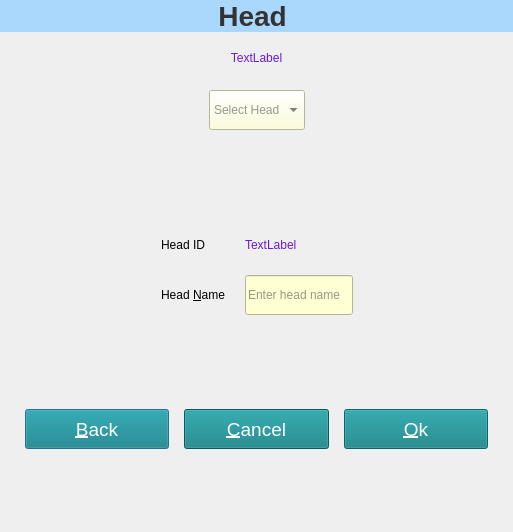
<?xml version="1.0" encoding="UTF-8"?>
<ui version="4.0">
 <class>HeadWindow</class>
 <widget class="QDialog" name="HeadWindow">
  <property name="windowModality">
   <enum>Qt::ApplicationModal</enum>
  </property>
  <property name="geometry">
   <rect>
    <x>0</x>
    <y>0</y>
    <width>513</width>
    <height>532</height>
   </rect>
  </property>
  <property name="font">
   <font/>
  </property>
  <property name="windowTitle">
   <string>Expense Tracker</string>
  </property>
  <property name="windowIcon">
   <iconset>
    <normaloff>:/icons/expense_tracker_sm.png</normaloff>:/icons/expense_tracker_sm.png</iconset>
  </property>
  <property name="styleSheet">
   <string notr="true"/>
  </property>
  <property name="modal">
   <bool>true</bool>
  </property>
  <layout class="QVBoxLayout" name="verticalLayout">
   <property name="spacing">
    <number>6</number>
   </property>
   <property name="leftMargin">
    <number>0</number>
   </property>
   <property name="topMargin">
    <number>0</number>
   </property>
   <property name="rightMargin">
    <number>0</number>
   </property>
   <property name="bottomMargin">
    <number>0</number>
   </property>
   <item>
    <widget class="QLabel" name="labelHeading">
     <property name="font">
      <font>
       <pointsize>14</pointsize>
       <bold>true</bold>
       <underline>false</underline>
      </font>
     </property>
     <property name="styleSheet">
      <string notr="true">color: rgb(51, 51, 51);
background-color: rgb(169, 216, 252);</string>
     </property>
     <property name="text">
      <string>&lt;h2&gt;Head
</string>
     </property>
     <property name="alignment">
      <set>Qt::AlignCenter</set>
     </property>
     <property name="margin">
      <number>10</number>
     </property>
    </widget>
   </item>
   <item>
    <widget class="QLabel" name="labelMessage">
     <property name="minimumSize">
      <size>
       <width>0</width>
       <height>40</height>
      </size>
     </property>
     <property name="font">
      <font/>
     </property>
     <property name="styleSheet">
      <string notr="true">color: rgb(102, 26, 216);</string>
     </property>
     <property name="text">
      <string>TextLabel</string>
     </property>
     <property name="alignment">
      <set>Qt::AlignCenter</set>
     </property>
     <property name="margin">
      <number>10</number>
     </property>
    </widget>
   </item>
   <item>
    <layout class="QHBoxLayout" name="comboLayout">
     <property name="spacing">
      <number>10</number>
     </property>
     <property name="leftMargin">
      <number>25</number>
     </property>
     <property name="topMargin">
      <number>6</number>
     </property>
     <property name="rightMargin">
      <number>25</number>
     </property>
     <property name="bottomMargin">
      <number>6</number>
     </property>
     <item>
      <spacer name="horizontalSpacer">
       <property name="orientation">
        <enum>Qt::Horizontal</enum>
       </property>
       <property name="sizeHint" stdset="0">
        <size>
         <width>40</width>
         <height>20</height>
        </size>
       </property>
      </spacer>
     </item>
     <item>
      <widget class="QComboBox" name="comboHead">
       <property name="minimumSize">
        <size>
         <width>0</width>
         <height>40</height>
        </size>
       </property>
       <property name="font">
        <font/>
       </property>
       <property name="styleSheet">
        <string notr="true">background-color: rgb(254, 255, 211);
color: rgb(51, 51, 51);</string>
       </property>
       <property name="placeholderText">
        <string>Select Head</string>
       </property>
      </widget>
     </item>
     <item>
      <spacer name="horizontalSpacer_2">
       <property name="orientation">
        <enum>Qt::Horizontal</enum>
       </property>
       <property name="sizeHint" stdset="0">
        <size>
         <width>40</width>
         <height>20</height>
        </size>
       </property>
      </spacer>
     </item>
    </layout>
   </item>
   <item>
    <spacer name="verticalSpacer_2">
     <property name="orientation">
      <enum>Qt::Vertical</enum>
     </property>
     <property name="sizeHint" stdset="0">
      <size>
       <width>20</width>
       <height>52</height>
      </size>
     </property>
    </spacer>
   </item>
   <item>
    <layout class="QHBoxLayout" name="horizontalLayout_2">
     <item>
      <spacer name="horizontalSpacer_3">
       <property name="orientation">
        <enum>Qt::Horizontal</enum>
       </property>
       <property name="sizeHint" stdset="0">
        <size>
         <width>40</width>
         <height>20</height>
        </size>
       </property>
      </spacer>
     </item>
     <item>
      <layout class="QFormLayout" name="formLayout">
       <property name="horizontalSpacing">
        <number>20</number>
       </property>
       <property name="verticalSpacing">
        <number>10</number>
       </property>
       <property name="leftMargin">
        <number>25</number>
       </property>
       <property name="topMargin">
        <number>6</number>
       </property>
       <property name="rightMargin">
        <number>25</number>
       </property>
       <property name="bottomMargin">
        <number>6</number>
       </property>
       <item row="1" column="0">
        <widget class="QLabel" name="labelHeadId">
         <property name="minimumSize">
          <size>
           <width>0</width>
           <height>40</height>
          </size>
         </property>
         <property name="font">
          <font/>
         </property>
         <property name="text">
          <string>Head ID</string>
         </property>
        </widget>
       </item>
       <item row="1" column="1">
        <widget class="QLabel" name="labelDispalyId">
         <property name="minimumSize">
          <size>
           <width>0</width>
           <height>40</height>
          </size>
         </property>
         <property name="font">
          <font/>
         </property>
         <property name="styleSheet">
          <string notr="true">color: rgb(102, 26, 216);</string>
         </property>
         <property name="text">
          <string>TextLabel</string>
         </property>
        </widget>
       </item>
       <item row="2" column="0">
        <widget class="QLabel" name="labelHeadName">
         <property name="minimumSize">
          <size>
           <width>0</width>
           <height>40</height>
          </size>
         </property>
         <property name="font">
          <font/>
         </property>
         <property name="text">
          <string>Head &amp;Name</string>
         </property>
         <property name="buddy">
          <cstring>editHeadName</cstring>
         </property>
        </widget>
       </item>
       <item row="2" column="1">
        <widget class="QLineEdit" name="editHeadName">
         <property name="minimumSize">
          <size>
           <width>0</width>
           <height>40</height>
          </size>
         </property>
         <property name="font">
          <font/>
         </property>
         <property name="styleSheet">
          <string notr="true">background-color: rgb(254, 255, 211);
color: rgb(51, 51, 51);</string>
         </property>
         <property name="maxLength">
          <number>32</number>
         </property>
         <property name="placeholderText">
          <string>Enter head name</string>
         </property>
        </widget>
       </item>
      </layout>
     </item>
     <item>
      <spacer name="horizontalSpacer_4">
       <property name="orientation">
        <enum>Qt::Horizontal</enum>
       </property>
       <property name="sizeHint" stdset="0">
        <size>
         <width>40</width>
         <height>20</height>
        </size>
       </property>
      </spacer>
     </item>
    </layout>
   </item>
   <item>
    <spacer name="verticalSpacer_3">
     <property name="orientation">
      <enum>Qt::Vertical</enum>
     </property>
     <property name="sizeHint" stdset="0">
      <size>
       <width>20</width>
       <height>51</height>
      </size>
     </property>
    </spacer>
   </item>
   <item>
    <layout class="QHBoxLayout" name="buttonLayout">
     <property name="spacing">
      <number>15</number>
     </property>
     <property name="leftMargin">
      <number>25</number>
     </property>
     <property name="topMargin">
      <number>6</number>
     </property>
     <property name="rightMargin">
      <number>25</number>
     </property>
     <property name="bottomMargin">
      <number>6</number>
     </property>
     <item>
      <widget class="QPushButton" name="buttonBack">
       <property name="minimumSize">
        <size>
         <width>0</width>
         <height>40</height>
        </size>
       </property>
       <property name="font">
        <font>
         <pointsize>14</pointsize>
         <bold>false</bold>
        </font>
       </property>
       <property name="styleSheet">
        <string notr="true">background-color: rgb(10, 125, 130);
color: rgb(255, 255, 255);</string>
       </property>
       <property name="text">
        <string>&amp;Back</string>
       </property>
       <property name="icon">
        <iconset resource="../src/resource.qrc">
         <normaloff>:/icons/icons/back.png</normaloff>:/icons/icons/back.png</iconset>
       </property>
      </widget>
     </item>
     <item>
      <widget class="QPushButton" name="buttonCancel">
       <property name="enabled">
        <bool>true</bool>
       </property>
       <property name="minimumSize">
        <size>
         <width>0</width>
         <height>40</height>
        </size>
       </property>
       <property name="font">
        <font>
         <pointsize>14</pointsize>
         <bold>false</bold>
        </font>
       </property>
       <property name="styleSheet">
        <string notr="true">background-color: rgb(10, 125, 130);
color: rgb(255, 255, 255);</string>
       </property>
       <property name="text">
        <string>&amp;Cancel</string>
       </property>
       <property name="icon">
        <iconset resource="../src/resource.qrc">
         <normaloff>:/icons/icons/cancel.png</normaloff>:/icons/icons/cancel.png</iconset>
       </property>
      </widget>
     </item>
     <item>
      <widget class="QPushButton" name="buttonOk">
       <property name="enabled">
        <bool>false</bool>
       </property>
       <property name="minimumSize">
        <size>
         <width>0</width>
         <height>40</height>
        </size>
       </property>
       <property name="font">
        <font>
         <pointsize>14</pointsize>
         <bold>false</bold>
        </font>
       </property>
       <property name="styleSheet">
        <string notr="true">background-color: rgb(10, 125, 130);
color: rgb(255, 255, 255);</string>
       </property>
       <property name="text">
        <string>&amp;Ok</string>
       </property>
       <property name="icon">
        <iconset resource="../src/resource.qrc">
         <normaloff>:/icons/icons/ok.png</normaloff>:/icons/icons/ok.png</iconset>
       </property>
      </widget>
     </item>
    </layout>
   </item>
   <item>
    <spacer name="verticalSpacer_4">
     <property name="orientation">
      <enum>Qt::Vertical</enum>
     </property>
     <property name="sizeHint" stdset="0">
      <size>
       <width>20</width>
       <height>52</height>
      </size>
     </property>
    </spacer>
   </item>
  </layout>
 </widget>
 <tabstops>
  <tabstop>editHeadName</tabstop>
  <tabstop>buttonOk</tabstop>
  <tabstop>buttonBack</tabstop>
 </tabstops>
 <resources>
  <include location="../src/resource.qrc"/>
 </resources>
 <connections>
  <connection>
   <sender>buttonCancel</sender>
   <signal>clicked()</signal>
   <receiver>HeadWindow</receiver>
   <slot>onDiscardPressed()</slot>
   <hints>
    <hint type="sourcelabel">
     <x>487</x>
     <y>165</y>
    </hint>
    <hint type="destinationlabel">
     <x>264</x>
     <y>174</y>
    </hint>
   </hints>
  </connection>
  <connection>
   <sender>comboHead</sender>
   <signal>currentIndexChanged(int)</signal>
   <receiver>HeadWindow</receiver>
   <slot>onIndexChanged()</slot>
   <hints>
    <hint type="sourcelabel">
     <x>311</x>
     <y>165</y>
    </hint>
    <hint type="destinationlabel">
     <x>264</x>
     <y>174</y>
    </hint>
   </hints>
  </connection>
  <connection>
   <sender>buttonBack</sender>
   <signal>clicked()</signal>
   <receiver>HeadWindow</receiver>
   <slot>close()</slot>
   <hints>
    <hint type="sourcelabel">
     <x>248</x>
     <y>464</y>
    </hint>
    <hint type="destinationlabel">
     <x>264</x>
     <y>174</y>
    </hint>
   </hints>
  </connection>
  <connection>
   <sender>editHeadName</sender>
   <signal>textEdited(QString)</signal>
   <receiver>HeadWindow</receiver>
   <slot>onTextEdited()</slot>
   <hints>
    <hint type="sourcelabel">
     <x>393</x>
     <y>345</y>
    </hint>
    <hint type="destinationlabel">
     <x>264</x>
     <y>176</y>
    </hint>
   </hints>
  </connection>
  <connection>
   <sender>buttonOk</sender>
   <signal>clicked()</signal>
   <receiver>HeadWindow</receiver>
   <slot>onOkPressed()</slot>
   <hints>
    <hint type="sourcelabel">
     <x>487</x>
     <y>464</y>
    </hint>
    <hint type="destinationlabel">
     <x>264</x>
     <y>174</y>
    </hint>
   </hints>
  </connection>
 </connections>
 <slots>
  <slot>onIndexChanged()</slot>
  <slot>onDiscardPressed()</slot>
  <slot>onOkPressed()</slot>
  <slot>onTextEdited()</slot>
 </slots>
</ui>
